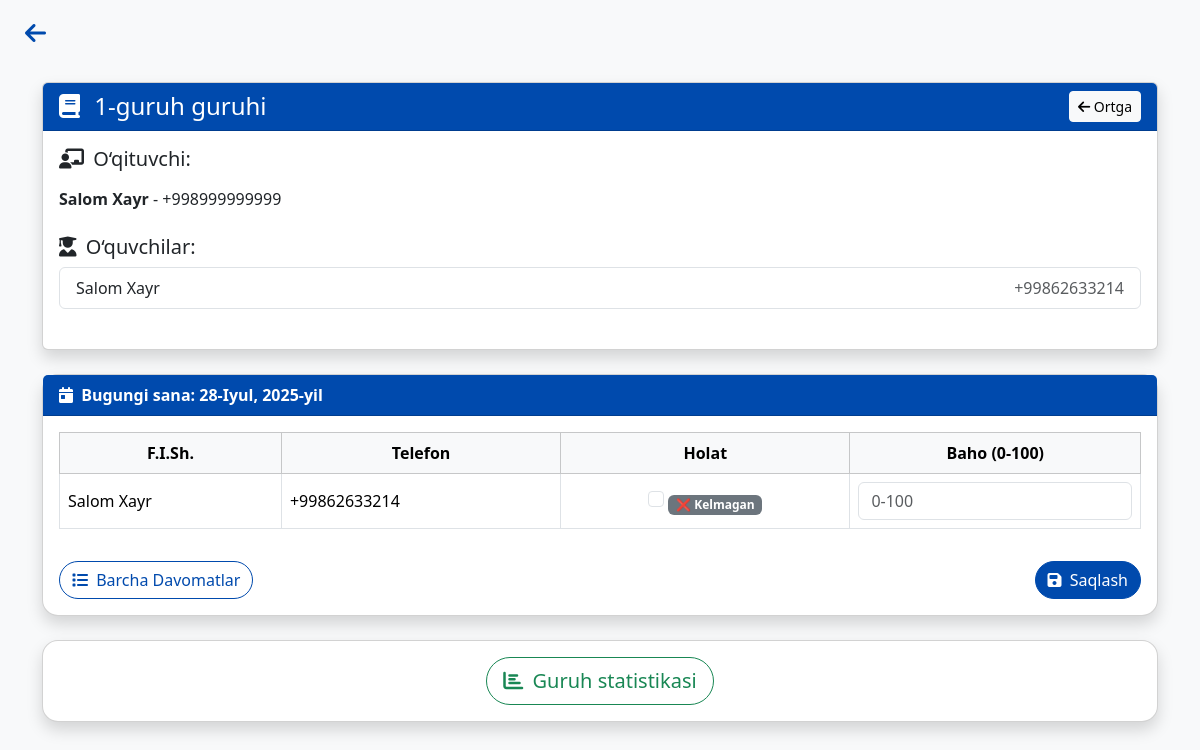
Screenshot of /accounts/groups/7/ with the database file from the repository.
### accounts/models.py (models this page shows, shortened)
class Group(models.Model):
    name = models.CharField(max_length=100)
    teacher = models.ForeignKey(
        CustomUser,
        on_delete=models.SET_NULL,
        null=True,
        limit_choices_to={'role': 'teacher'},
        related_name='teacher_groups'
    )
    students = models.ManyToManyField(
        CustomUser,
        blank=True,
        limit_choices_to={'role': 'student'},
        related_name='student_groups'
    )
    created_at = models.DateTimeField(auto_now_add=True)
    lesson_start_time = models.TimeField(null=True, blank=True)
    lesson_end_time = models.TimeField(null=True, blank=True)

class CustomUser(AbstractBaseUser, PermissionsMixin):
    ROLE_CHOICES = (
        ('admin', 'Admin'),
        ('teacher', 'O‘qituvchi'),
        ('student', 'O‘quvchi'),
    )
    username = models.CharField(
        max_length=150,
        unique=True
    )
    email = models.EmailField(
        unique=True,
        null=True,
        blank=True
    )
    phone = models.CharField(
        max_length=15,
        unique=True
    )
    first_name = models.CharField(
        max_length=100
    )
    last_name = models.CharField(
        max_length=100
    )
    profile_image = models.ImageField(
        upload_to='media/',
        blank=True,
        null=True
    )
    role = models.CharField(
        max_length=10,
        choices=ROLE_CHOICES,
        default='student'
    )
    is_active = models.BooleanField(
        default=True
    )
    is_staff = models.BooleanField(
        default=False
    )
    date_joined = models.DateTimeField(
        default=timezone.now
    )
    nanocoin = models.PositiveIntegerField(
        default=0,
        help_text="Student coin balansi"
    )
    cash_balance = models.PositiveIntegerField(
        default=0,
        help_text="Student pul balansi (so‘m)"
    )
    telegram_chat_id = models.BigIntegerField(
        null=True,
        blank=True
    )
    objects = CustomUserManager()
    USERNAME_FIELD = 'username'
    REQUIRED_FIELDS = ['phone', 'first_name', 'last_name']

### accounts/views.py (the view, shortened to what this page needs)
# urls.py: path('groups/<int:pk>/', views.group_detail, name='group_detail'),
def group_detail(request, pk):
    group = get_object_or_404(Group, pk=pk)
    students = CustomUser.objects.filter(student_groups__id=group.id, role='student')
    teacher = group.teacher
    today = timezone.now().date()
    attendance_data = {}
    for student in students:
        attendance = Attendance.objects.filter(student=student, group=group, date=today).first()
        if attendance:
            attendance_data[student.id] = {
                'status': attendance.status,
                'score': attendance.score
            }
        else:
            attendance_data[student.id] = {
                'status': None,
                'score': None
            }
    context = {
        'group': group,
        'students': students,
        'teacher': teacher,
        'today': today,
        'attendance_data': attendance_data,  # Davomatni shablonga yuborish
    }
    return render(request, 'accounts/group_detail.html', context)

### templates/accounts/group_detail.html (shortened to what this page needs)
<!DOCTYPE html>
<html lang="uz">
<head>
  <link
    href="https://cdn.jsdelivr.net/npm/bootstrap@5.3.3/dist/css/bootstrap.min.css"
    rel="stylesheet"
  />
  <link
    rel="stylesheet"
    href="https://cdnjs.cloudflare.com/ajax/libs/font-awesome/6.5.2/css/all.min.css"
  />
</head>
<body class="bg-light">
<a href="{% url 'accounts:index' %}" class="back-link">
  <i class="fa fa-arrow-left"></i>
</a>
<div class="container mt-3 mb-5">
  <div class="card shadow">
    <div class="card-header bg-primary-custom text-white d-flex justify-content-between align-items-center">
      <h4 class="mb-0"><i class="fa fa-book me-2"></i> {{ group.name }} guruhi</h4>
      <a href="{% url 'accounts:group_list' %}" class="btn btn-light btn-sm">
        <i class="fa fa-arrow-left"></i> Ortga
      </a>
    </div>
    <div class="card-body">
      <h5 class="mb-3 text-primary-custom">
        <i class="fa fa-chalkboard-teacher me-1"></i> O‘qituvchi:
      </h5>
      {% if teacher %}
        <p><strong>{{ teacher.first_name }} {{ teacher.last_name }}</strong> - {{ teacher.phone }}</p>
      {% else %}
        <p class="text-muted">O‘qituvchi biriktirilmagan.</p>
      {% endif %}
      <h5 class="mt-4 text-primary-custom">
        <i class="fa fa-user-graduate me-1"></i> O‘quvchilar:
      </h5>
      {% if students %}
        <ul class="list-group mb-4">
          {% for student in students %}
            <li class="list-group-item d-flex justify-content-between align-items-center">
              {{ student.first_name }} {{ student.last_name }}
              <span class="text-muted">{{ student.phone }}</span>
            </li>
          {% endfor %}
        </ul>
      {% else %}
        <p class="text-muted">O‘quvchilar biriktirilmagan.</p>
      {% endif %}
    </div>
  </div>
 {% if students %}
<div class="card mt-4 shadow rounded-4">
  <div class="card-header bg-primary-custom text-white fw-bold">
    <i class="fa fa-calendar-day me-1"></i> Bugungi sana: {{ today }}
  </div>
  <div class="card-body">
    <form method="post" novalidate>
      <div class="table-responsive">
        <table class="table table-bordered table-hover align-middle">
          <thead class="table-light text-center">
            <tr>
              <th>F.I.Sh.</th>
              <th>Telefon</th>
              <th>Holat</th>
              <th>Baho (0-100)</th>
            </tr>
          </thead>
          <tbody>
            {% for student in students %}
            <tr>
              <td>{{ student.first_name }} {{ student.last_name }}</td>
              <td>{{ student.phone }}</td>
              <td class="text-center">
                <input type="checkbox" name="status_{{ student.id }}" class="form-check-input status-checkbox"
                  data-target="#status_label_{{ student.id }}">
                <div id="status_label_{{ student.id }}" class="badge bg-secondary mt-2">
                  ❌ Kelmagan
                </div>
              </td>
              <td>
                <input type="number" name="score_{{ student.id }}" class="form-control"
                  min="0" max="100" placeholder="0-100">
              </td>
            </tr>
            {% endfor %}
          </tbody>
        </table>
      </div>
      <div class="d-flex justify-content-between align-items-center mt-3 flex-wrap gap-2">
        <a href="{% url 'accounts:attendance_list' %}" class="btn btn-outline-primary-custom rounded-pill">
          <i class="fa fa-list me-1"></i> Barcha Davomatlar
        </a>
        <button type="submit" class="btn btn-primary-custom rounded-pill">
          <i class="fa fa-save me-1"></i> Saqlash
        </button>
      </div>
    </form>
  </div>
</div>
{% endif %}
<div class="card mt-4 shadow rounded-4">
  <div class="card-body text-center">
    <a href="{% url 'accounts:group_attendance_stats' group.id %}" class="btn btn-outline-success btn-lg rounded-pill">
      <i class="fa fa-chart-bar me-1"></i> Guruh statistikasi
    </a>
  </div>
</div>
</body>
</html>

### templates/accounts/group_detail.html (style rules this page uses)
body { background-color: #bbd8ff; }
.card-header.bg-primary-custom { background-color: #004aad !important; }
.btn-primary-custom { background-color: #004aad; border-color: #004aad; color: #fff; }
.btn-outline-primary-custom { color: #004aad; border-color: #004aad; }
.back-link { display: inline-block; margin: 15px 25px; color: #004aad; font-weight: 600; font-size: 1.5rem; text-decoration: none; transition: all 0.3s ease; }

### rows the page displays
Group: name "1-guruh"
CustomUser: first_name "Salom", last_name "Xayr", phone "+998999999999"
CustomUser: first_name "Salom", last_name "Xayr", phone "+99862633214"
